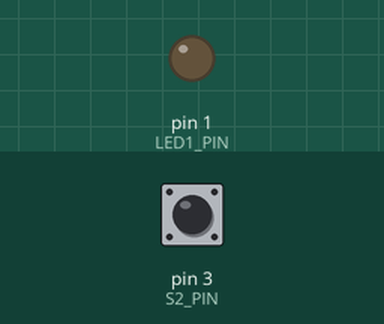
Recording of a sketch running on a simulated Arduino Uno, built with avr-gcc and run on an emulated ATmega328P. On the bench: output pins drawn as LEDs (lit = HIGH). Inputs (shaded band) come from the test bench; at power-on: pin 3 (S2_PIN) HIGH.

Above: at 0.1 s.
At 2.2 s:
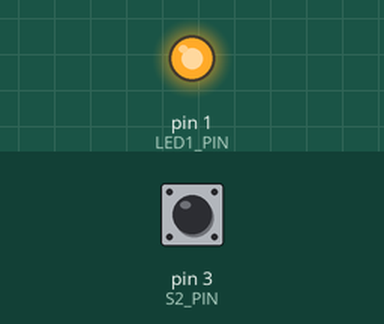
Timing chart, 0 to 7.0 s (numbered marks = the images above):
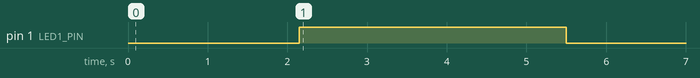

The sketch:

fet_fade_led1.ino
```cpp
/*
attiny-45/85
Octopus engine - oeLAB - 2018/07 TEST (916B)
                Attiny 13/85
                RST =--U--= VCC         oeLAB dev board1
 > pinAn/Rx (A) P3 =     = P2 (A1) (3) i2c
        /Tx (A) P4 =     = P1 /    (2) >
               GND =     = P0 /  > (1) i2c Data
*/

#define LED1_PIN        1  //LED_BUILTIN = Led2
#define S2_PIN          3  // GRE S2 // GRE
#define S1_PIN          4  // RED S1 // RED

int ledState = 0;
int button1State = 0;
int button2State = 0;
int cycle = 0;
int fade_speed = 50 ; //fade_speed delay ms

// the setup function runs once when you press reset or power the board
void setup() {
  pinMode(LED1_PIN, OUTPUT); // initialize digital pin as an output
  pinMode(S1_PIN, INPUT_PULLUP);
  pinMode(S2_PIN, INPUT_PULLUP);

  fade1(LED1_PIN);
  fade0(LED1_PIN);
}


// the loop function runs over and over again forever
void loop() {
  //*
  button2State = digitalRead(S2_PIN);
  if (button2State == LOW) {
    if (ledState == 0){
        fade1(LED1_PIN);
        digitalWrite(LED1_PIN, HIGH);
        ledState = 1;
        delay(100);
    }
    else
    {
        fade0(LED1_PIN);
        digitalWrite(LED1_PIN, LOW);
        ledState = 0;
        delay(100);
    }
    }

  //*/
  delay(50);
  //cycle++;
  //if (cycle > 100){
  //  cycle = 0;
  //  fade0(LED1_PIN);
  //  digitalWrite(LED1_PIN, LOW);
  //}

}

// --------------------------------------------------
void blink(int pause) {
  digitalWrite(LED1_PIN, HIGH); // turn the LED on (HIGH is the voltage level)
  delay(pause);                 // wait for a second
  digitalWrite(LED1_PIN, LOW);  // turn the LED off by making the voltage LOW
  delay(pause);
}


//analogWrite(led, brightness);
//brightness = brightness + fadeAmount;
//if (brightness <= 0 || brightness >= 255) {
//  fadeAmount = -fadeAmount;


void fade1(int led) {
  for (uint8_t i = 0; i < 252/3; i++)
  {
    analogWrite(led, i*3);
    delay(fade_speed);
  }
  analogWrite(led, 255);
}


void fade0(int led) {
  for (uint8_t i = 255/5; i > 0; i--)
  {
    analogWrite(led, i*5);
    delay(fade_speed);
  }
  analogWrite(led, 0);
}
```
